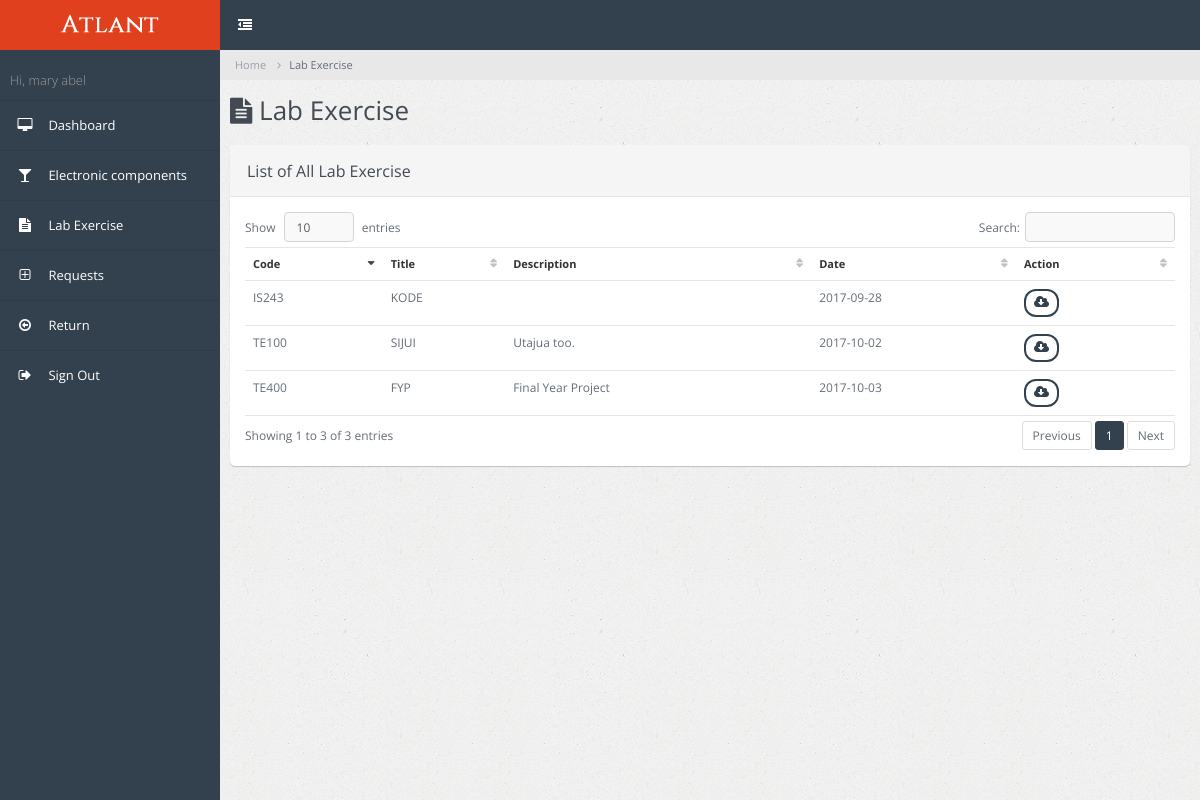
Screenshot of /lab_tech/lab_exe.php (signed in) with the database file from the repository.
### tables this page shows
CREATE TABLE IF NOT EXISTS `lab_exercise` (
  `id` int(10) NOT NULL AUTO_INCREMENT,
  `code` varchar(5) NOT NULL,
  `title` varchar(40) NOT NULL,
  `description` text NOT NULL,
  `date` date NOT NULL,
  PRIMARY KEY (`id`)
);

### lab_tech/lab_exe.php (the view, shortened to what this page needs)
<!DOCTYPE html>
<html lang="en">
<head>
        <link rel="stylesheet" type="text/css" id="theme" href="../css/theme-default.css"/>
    </head>
    <body>
        <div class="page-container">
            <div class="page-sidebar">
                <?php require_once 'incs/sider.php';?>
            </div>
            <div class="page-content">
                <ul class="x-navigation x-navigation-horizontal x-navigation-panel">
                    <li class="xn-icon-button">
                        <a href="#" class="x-navigation-minimize"><span class="fa fa-dedent"></span></a>
                    </li>
                </ul>
                <ul class="breadcrumb">
                    <li><a href="index.html">Home</a></li>
                    <li class="active">Lab Exercise</li>
                </ul>
                <div class="page-title">
                    <h2><span class="fa fa-file-text"></span> Lab Exercise</h2>
                </div>
                <div class="page-content-wrap">
                    <div class="row">
                        <div class="col-md-12">
                            <div class="panel panel-default">
                                <div class="panel-heading">
                                    <h3 class="panel-title">List of All Lab Exercise</h3>
                                </div>
                                <div class="panel-body">
                                    <div class="table-responsive">
                                        <table class="table datatable">
                                            <thead>
                                                <tr>
                                                    <th>Code</th>
                                                    <th>Title</th>
                                                    <th>Description</th>
                                                    <th>Date</th>
                                                    <th>Action</th>
                                                </tr>
                                            </thead>
                                            <tbody>
                                                <?php
                                                    $q = mysql_query("SELECT * FROM lab_exercise ORDER BY date ASC");
                                                    while ($row_data = mysql_fetch_array($q)) {                                                ?>
                                            <tr>
                                                    <td><?php echo $row_data['code'];?></td>
                                                    <td><?php echo $row_data['title'];?></td>
                                                    <td><?php echo $row_data['description'];?></td>
                                                    <td><?php echo $row_data['date'];?></td>
                                                    <td><a href = "#"> <button class="btn btn-primary btn-rounded btn-condensed btn-sm"><span class="fa fa-cloud-download"></span></button></a></td>
                                                </tr>
                                                <?php
                                                }
                                                ?>
                                            </tbody>
                                        </table>
                                    </div>
                                </div>
                            </div>
                        </div>
                    </div>
                </div>
            </div>
        </div>
    </body>
</html>

### rows the page displays
lab_exercise: code "IS243", title "KODE", date "2017-09-28"
lab_exercise: code "TE100", title "SIJUI", description "Utajua too.", date "2017-10-02"
lab_exercise: code "TE400", title "FYP", description "Final Year Project", date "2017-10-03"

### other values shown
$_SESSION['name'] "mary abel"
